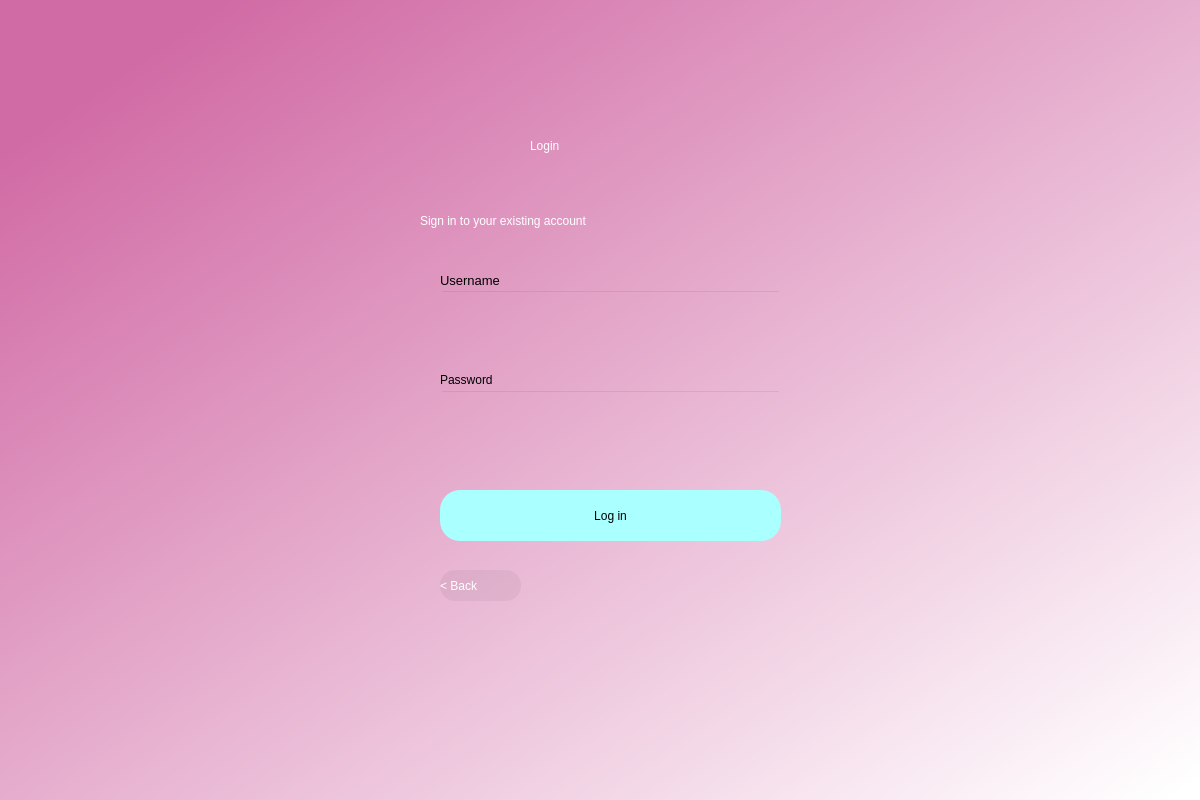
<?xml version="1.0" encoding="UTF-8"?>
<ui version="4.0">
 <class>Dialog</class>
 <widget class="QDialog" name="Dialog">
  <property name="geometry">
   <rect>
    <x>0</x>
    <y>0</y>
    <width>1200</width>
    <height>800</height>
   </rect>
  </property>
  <property name="windowTitle">
   <string>Dialog</string>
  </property>
  <widget class="QWidget" name="bgwidget" native="true">
   <property name="geometry">
    <rect>
     <x>0</x>
     <y>0</y>
     <width>1201</width>
     <height>801</height>
    </rect>
   </property>
   <property name="styleSheet">
    <string notr="true">QWidget#bgwidget{
background-color:qlineargradient(spread:pad, x1:0.091, y1:0.101636, x2:0.991379, y2:0.977, stop:0 rgba(209, 107, 165, 255), stop:1 rgba(255, 255, 255, 255));}</string>
   </property>
   <widget class="QLabel" name="label">
    <property name="geometry">
     <rect>
      <x>530</x>
      <y>110</y>
      <width>151</width>
      <height>71</height>
     </rect>
    </property>
    <property name="styleSheet">
     <string notr="true">font: 36pt &quot;MS Shell Dlg 2&quot;; color:rgb(255, 255, 255)</string>
    </property>
    <property name="text">
     <string>Login</string>
    </property>
   </widget>
   <widget class="QLabel" name="label_2">
    <property name="geometry">
     <rect>
      <x>420</x>
      <y>200</y>
      <width>391</width>
      <height>41</height>
     </rect>
    </property>
    <property name="styleSheet">
     <string notr="true">font: 16pt &quot;MS Shell Dlg 2&quot;;color:rgb(255, 255, 255)</string>
    </property>
    <property name="text">
     <string>Sign in to your existing account</string>
    </property>
   </widget>
   <widget class="QPushButton" name="login">
    <property name="geometry">
     <rect>
      <x>440</x>
      <y>490</y>
      <width>341</width>
      <height>51</height>
     </rect>
    </property>
    <property name="styleSheet">
     <string notr="true">border-radius:20px;
background-color: rgb(170, 255, 255);
font: 14pt &quot;MS Shell Dlg 2&quot;;</string>
    </property>
    <property name="text">
     <string>Log in</string>
    </property>
   </widget>
   <widget class="QLineEdit" name="emailfield">
    <property name="geometry">
     <rect>
      <x>440</x>
      <y>290</y>
      <width>341</width>
      <height>51</height>
     </rect>
    </property>
    <property name="styleSheet">
     <string notr="true">background-color:rgba(0,0,0,0);
font: 12pt &quot;MS Shell Dlg 2&quot;;</string>
    </property>
   </widget>
   <widget class="QLineEdit" name="passwordfield">
    <property name="geometry">
     <rect>
      <x>440</x>
      <y>390</y>
      <width>341</width>
      <height>51</height>
     </rect>
    </property>
    <property name="styleSheet">
     <string notr="true">background-color:rgba(0,0,0,0);
font: 12pt &quot;MS Shell Dlg 2&quot;;</string>
    </property>
   </widget>
   <widget class="QLabel" name="label_3">
    <property name="geometry">
     <rect>
      <x>440</x>
      <y>270</y>
      <width>81</width>
      <height>20</height>
     </rect>
    </property>
    <property name="font">
     <font>
      <family>MS Shell Dlg 2</family>
      <pointsize>10</pointsize>
      <weight>50</weight>
      <italic>false</italic>
      <bold>false</bold>
     </font>
    </property>
    <property name="styleSheet">
     <string notr="true">font: 10pt &quot;MS Shell Dlg 2&quot;;</string>
    </property>
    <property name="text">
     <string>Username</string>
    </property>
   </widget>
   <widget class="QLabel" name="label_4">
    <property name="geometry">
     <rect>
      <x>440</x>
      <y>370</y>
      <width>81</width>
      <height>20</height>
     </rect>
    </property>
    <property name="styleSheet">
     <string notr="true">font: 10pt &quot;MS Shell Dlg 2&quot;;</string>
    </property>
    <property name="text">
     <string>Password</string>
    </property>
   </widget>
   <widget class="QLabel" name="error">
    <property name="geometry">
     <rect>
      <x>440</x>
      <y>456</y>
      <width>341</width>
      <height>20</height>
     </rect>
    </property>
    <property name="styleSheet">
     <string notr="true">font: 12pt &quot;MS Shell Dlg 2&quot;; color:red;</string>
    </property>
    <property name="text">
     <string/>
    </property>
   </widget>
   <widget class="QPushButton" name="back">
    <property name="geometry">
     <rect>
      <x>440</x>
      <y>570</y>
      <width>81</width>
      <height>31</height>
     </rect>
    </property>
    <property name="autoFillBackground">
     <bool>false</bool>
    </property>
    <property name="styleSheet">
     <string notr="true">border-radius:15%;
background-color: rgba(0, 0, 0,0.05);
font: 14pt &quot;MS Shell Dlg 2&quot;;
color: rgb(255, 255, 255);
text-align: left
</string>
    </property>
    <property name="text">
     <string>&lt; Back</string>
    </property>
   </widget>
  </widget>
 </widget>
 <resources/>
 <connections/>
</ui>
